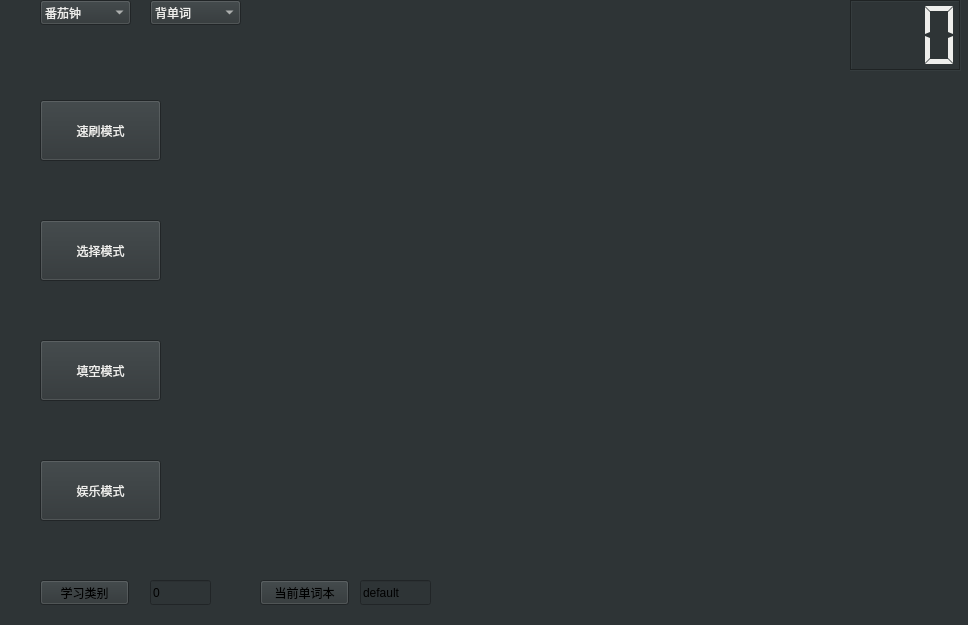
<?xml version="1.0" encoding="UTF-8"?>
<ui version="4.0">
 <class>Widget</class>
 <widget class="QWidget" name="Widget">
  <property name="geometry">
   <rect>
    <x>0</x>
    <y>0</y>
    <width>968</width>
    <height>625</height>
   </rect>
  </property>
  <property name="windowTitle">
   <string>Widget</string>
  </property>
  <property name="styleSheet">
   <string notr="true">background-color: rgb(46, 52, 54);</string>
  </property>
  <widget class="QPushButton" name="button1">
   <property name="geometry">
    <rect>
     <x>40</x>
     <y>220</y>
     <width>121</width>
     <height>61</height>
    </rect>
   </property>
   <property name="styleSheet">
    <string notr="true">color: rgb(238, 238, 236);
font: 15pt &quot;Ubuntu&quot;;</string>
   </property>
   <property name="text">
    <string>选择模式</string>
   </property>
  </widget>
  <widget class="QPushButton" name="button2">
   <property name="geometry">
    <rect>
     <x>40</x>
     <y>340</y>
     <width>121</width>
     <height>61</height>
    </rect>
   </property>
   <property name="styleSheet">
    <string notr="true">color: rgb(238, 238, 236);
font: 15pt &quot;Ubuntu&quot;;</string>
   </property>
   <property name="text">
    <string>填空模式</string>
   </property>
  </widget>
  <widget class="QPushButton" name="button3">
   <property name="geometry">
    <rect>
     <x>40</x>
     <y>460</y>
     <width>121</width>
     <height>61</height>
    </rect>
   </property>
   <property name="styleSheet">
    <string notr="true">color: rgb(238, 238, 236);
font: 15pt &quot;Ubuntu&quot;;</string>
   </property>
   <property name="text">
    <string>娱乐模式</string>
   </property>
  </widget>
  <widget class="QStackedWidget" name="stackedWidget">
   <property name="geometry">
    <rect>
     <x>240</x>
     <y>90</y>
     <width>701</width>
     <height>441</height>
    </rect>
   </property>
   <widget class="QWidget" name="p1"/>
   <widget class="QWidget" name="p2"/>
   <widget class="QWidget" name="p3"/>
   <widget class="QWidget" name="p4"/>
   <widget class="QWidget" name="p5"/>
  </widget>
  <widget class="QPushButton" name="button4">
   <property name="geometry">
    <rect>
     <x>40</x>
     <y>100</y>
     <width>121</width>
     <height>61</height>
    </rect>
   </property>
   <property name="styleSheet">
    <string notr="true">color: rgb(238, 238, 236);
font: 15pt &quot;Ubuntu&quot;;</string>
   </property>
   <property name="text">
    <string>速刷模式</string>
   </property>
  </widget>
  <widget class="QLCDNumber" name="clock">
   <property name="geometry">
    <rect>
     <x>850</x>
     <y>0</y>
     <width>111</width>
     <height>71</height>
    </rect>
   </property>
   <property name="font">
    <font>
     <family>Abyssinica SIL</family>
     <weight>75</weight>
     <bold>true</bold>
    </font>
   </property>
   <property name="focusPolicy">
    <enum>Qt::WheelFocus</enum>
   </property>
   <property name="autoFillBackground">
    <bool>false</bool>
   </property>
   <property name="styleSheet">
    <string notr="true">color: rgb(238, 238, 236);</string>
   </property>
   <property name="frameShadow">
    <enum>QFrame::Sunken</enum>
   </property>
   <property name="lineWidth">
    <number>1</number>
   </property>
   <property name="digitCount">
    <number>3</number>
   </property>
   <property name="mode">
    <enum>QLCDNumber::Dec</enum>
   </property>
   <property name="segmentStyle">
    <enum>QLCDNumber::Flat</enum>
   </property>
   <property name="value" stdset="0">
    <double>0.000000000000000</double>
   </property>
   <property name="intValue" stdset="0">
    <number>0</number>
   </property>
  </widget>
  <widget class="QComboBox" name="cbox1">
   <property name="geometry">
    <rect>
     <x>40</x>
     <y>0</y>
     <width>91</width>
     <height>25</height>
    </rect>
   </property>
   <property name="styleSheet">
    <string notr="true">color: rgb(238, 238, 236);</string>
   </property>
   <item>
    <property name="text">
     <string>番茄钟</string>
    </property>
    <property name="icon">
     <iconset resource="resources.qrc">
      <normaloff>:/ico/pikaqiu.ico</normaloff>:/ico/pikaqiu.ico</iconset>
    </property>
   </item>
   <item>
    <property name="text">
     <string>记笔记</string>
    </property>
    <property name="icon">
     <iconset resource="resources.qrc">
      <normaloff>:/ico/pikaqiu.ico</normaloff>:/ico/pikaqiu.ico</iconset>
    </property>
   </item>
   <item>
    <property name="text">
     <string>记生词</string>
    </property>
    <property name="icon">
     <iconset resource="resources.qrc">
      <normaloff>:/ico/pikaqiu.ico</normaloff>:/ico/pikaqiu.ico</iconset>
    </property>
   </item>
  </widget>
  <widget class="QComboBox" name="cbox2">
   <property name="geometry">
    <rect>
     <x>150</x>
     <y>0</y>
     <width>91</width>
     <height>25</height>
    </rect>
   </property>
   <property name="styleSheet">
    <string notr="true">color: rgb(238, 238, 236);</string>
   </property>
   <item>
    <property name="text">
     <string>背单词</string>
    </property>
    <property name="icon">
     <iconset resource="resources.qrc">
      <normaloff>:/ico/pikaqiu.ico</normaloff>:/ico/pikaqiu.ico</iconset>
    </property>
   </item>
   <item>
    <property name="text">
     <string>看日志</string>
    </property>
    <property name="icon">
     <iconset resource="resources.qrc">
      <normaloff>:/ico/pikaqiu.ico</normaloff>:/ico/pikaqiu.ico</iconset>
    </property>
   </item>
   <item>
    <property name="text">
     <string>生词本</string>
    </property>
    <property name="icon">
     <iconset resource="resources.qrc">
      <normaloff>:/ico/pikaqiu.ico</normaloff>:/ico/pikaqiu.ico</iconset>
    </property>
   </item>
   <item>
    <property name="text">
     <string>看笔记</string>
    </property>
    <property name="icon">
     <iconset resource="resources.qrc">
      <normaloff>:/ico/pikaqiu.ico</normaloff>:/ico/pikaqiu.ico</iconset>
    </property>
   </item>
  </widget>
  <widget class="QLineEdit" name="lineEdit">
   <property name="geometry">
    <rect>
     <x>150</x>
     <y>580</y>
     <width>61</width>
     <height>25</height>
    </rect>
   </property>
   <property name="styleSheet">
    <string notr="true">qproperty-alignment:AlignHCenter;</string>
   </property>
   <property name="text">
    <string>0</string>
   </property>
  </widget>
  <widget class="QPushButton" name="pushButton">
   <property name="geometry">
    <rect>
     <x>40</x>
     <y>580</y>
     <width>89</width>
     <height>25</height>
    </rect>
   </property>
   <property name="text">
    <string>学习类别</string>
   </property>
  </widget>
  <widget class="QPushButton" name="pushButton_2">
   <property name="geometry">
    <rect>
     <x>260</x>
     <y>580</y>
     <width>89</width>
     <height>25</height>
    </rect>
   </property>
   <property name="text">
    <string>当前单词本</string>
   </property>
  </widget>
  <widget class="QLineEdit" name="lineEdit_2">
   <property name="geometry">
    <rect>
     <x>360</x>
     <y>580</y>
     <width>71</width>
     <height>25</height>
    </rect>
   </property>
   <property name="styleSheet">
    <string notr="true">qproperty-alignment:AlignHCenter;</string>
   </property>
   <property name="text">
    <string>default</string>
   </property>
  </widget>
 </widget>
 <resources>
  <include location="resources.qrc"/>
 </resources>
 <connections/>
</ui>
